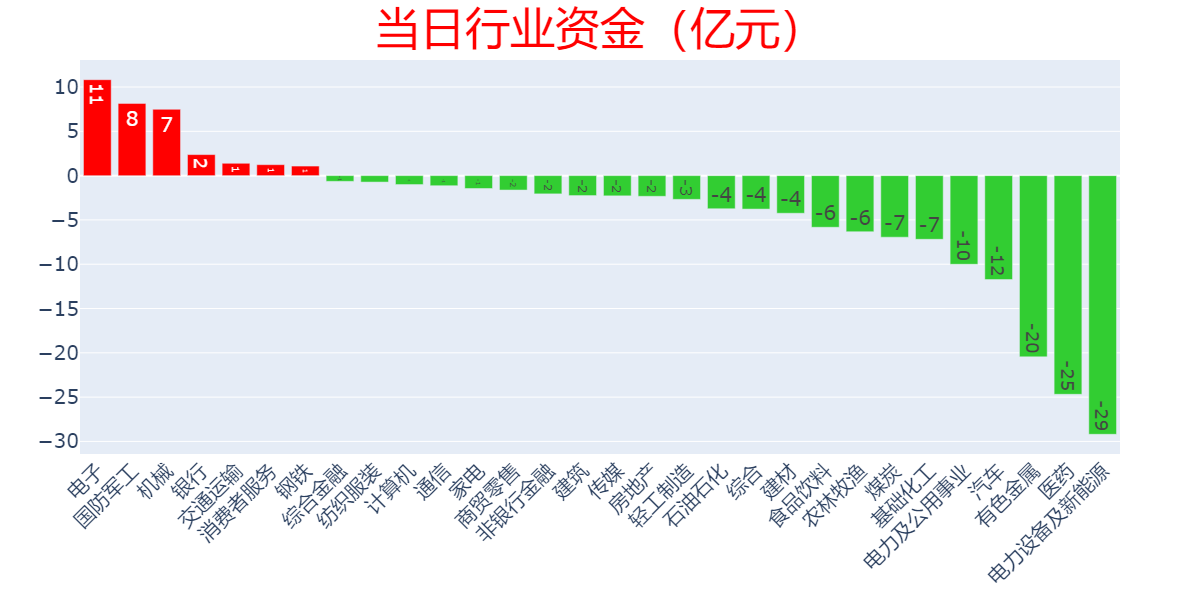

The script that drew this image:
# -*- coding: utf-8 -*-

from EmQuantAPI import *
from datetime import timedelta, datetime
import time as _time
import traceback
from datetime import *
import numpy as np
import pandas as pd
import xlrd
import plotly_express as px

def mainCallback(quantdata):
    """
    mainCallback 是主回调函数，可捕捉如下错误
    在start函数第三个参数位传入，该函数只有一个为c.EmQuantData类型的参数quantdata
    :param quantdata:c.EmQuantData
    :return:
    """
    print ("mainCallback",str(quantdata))
    #登录掉线或者 登陆数达到上线（即登录被踢下线） 这时所有的服务都会停止
    if str(quantdata.ErrorCode) == "10001011" or str(quantdata.ErrorCode) == "10001009":
        print ("Your account is disconnect. You can force login automatically here if you need.")
    #行情登录验证失败（每次连接行情服务器时需要登录验证）或者行情流量验证失败时，会取消所有订阅，用户需根据具体情况处理
    elif str(quantdata.ErrorCode) == "10001021" or str(quantdata.ErrorCode) == "10001022":
        print ("Your all csq subscribe have stopped.")
    #行情服务器断线自动重连连续6次失败（1分钟左右）不过重连尝试还会继续进行直到成功为止，遇到这种情况需要确认两边的网络状况
    elif str(quantdata.ErrorCode) == "10002009":
        print ("Your all csq subscribe have stopped, reconnect 6 times fail.")
    # 行情订阅遇到一些错误(这些错误会导致重连，错误原因通过日志输出，统一转换成EQERR_QUOTE_RECONNECT在这里通知)，正自动重连并重新订阅,可以做个监控
    elif str(quantdata.ErrorCode) == "10002012":
        print ("csq subscribe break on some error, reconnect and request automatically.")
    # 资讯服务器断线自动重连连续6次失败（1分钟左右）不过重连尝试还会继续进行直到成功为止，遇到这种情况需要确认两边的网络状况
    elif str(quantdata.ErrorCode) == "10002014":
        print ("Your all cnq subscribe have stopped, reconnect 6 times fail.")
    # 资讯订阅遇到一些错误(这些错误会导致重连，错误原因通过日志输出，统一转换成EQERR_INFO_RECONNECT在这里通知)，正自动重连并重新订阅,可以做个监控
    elif str(quantdata.ErrorCode) == "10002013":
        print ("cnq subscribe break on some error, reconnect and request automatically.")
    # 资讯登录验证失败（每次连接资讯服务器时需要登录验证）或者资讯流量验证失败时，会取消所有订阅，用户需根据具体情况处理
    elif str(quantdata.ErrorCode) == "10001024" or str(quantdata.ErrorCode) == "10001025":
        print("Your all cnq subscribe have stopped.")
    else:
        pass

def startCallback(message):
    print("[EmQuantAPI Python]", message)
    return 1
def csqCallback(quantdata):
    """
    csqCallback 是csq订阅时提供的回调函数模板。该函数只有一个为c.EmQuantData类型的参数quantdata
    :param quantdata:c.EmQuantData
    :return:
    """
    print ("csqCallback,", str(quantdata))

def cstCallBack(quantdata):
    '''
    cstCallBack 是日内跳价服务提供的回调函数模板
    '''
    for i in range(0, len(quantdata.Codes)):
        length = len(quantdata.Dates)
        for it in quantdata.Data.keys():
            print(it)
            for k in range(0, length):
                for j in range(0, len(quantdata.Indicators)):
                    print(quantdata.Data[it][j * length + k], " ",end = "")
                print()
def cnqCallback(quantdata):
    """
    cnqCallback 是cnq订阅时提供的回调函数模板。该函数只有一个为c.EmQuantData类型的参数quantdata
    :param quantdata:c.EmQuantData
    :return:
    """
    # print ("cnqCallback,", str(quantdata))
    print("cnqCallback,")
    for code in quantdata.Data:
        total = len(quantdata.Data[code])
        for k in range(0, len(quantdata.Data[code])):
            print(quantdata.Data[code][k])

try:
    #调用登录函数（激活后使用，不需要用户名密码）
    loginResult = c.start("ForceLogin=1", '', mainCallback)
    if(loginResult.ErrorCode != 0):
        print("login in fail")
        exit()


    date = (date.today() + timedelta(days = -0)).strftime("%Y-%m-%d")

    data=c.css("CI005001.CI,CI005002.CI,CI005003.CI,CI005004.CI,CI005005.CI,CI005006.CI,CI005007.CI,CI005008.CI,CI005009.CI,CI005010.CI,CI005011.CI,CI005012.CI,CI005013.CI,CI005014.CI,CI005015.CI,CI005016.CI,CI005017.CI,CI005018.CI,CI005019.CI,CI005020.CI,CI005021.CI,CI005022.CI,CI005023.CI,CI005024.CI,CI005025.CI,CI005026.CI,CI005027.CI,CI005028.CI,CI005029.CI,CI005030.CI","NAME,NETINFLOW","TradeDate="+date+",AdjustFlag=1,Ispandas=1")
    data = data.sort_values(by="NETINFLOW",ascending=False)
    data.to_excel(r'C:\xyzy\1lhjr\2clzb\hyzj.xls')

#退出
    data = logoutResult = c.stop()
except Exception as ee:
    print("error >>>",ee)
    traceback.print_exc()
else:
    print("demo end")

data = xlrd.open_workbook(r'C:\xyzy\1lhjr\2clzb\hyzj.xls')
table = data.sheets()[0]
x1=[]   
cap1 = table.col_values(2)
for i in range(1,31):
    x1.append(cap1[i].strip("申万一级指数"))
y1=[]   
cap2 = table.col_values(3)
for i in range(1,31):
    y1.append((float(cap2[i])/100000000))
fig = px.bar(data,x=x1,y=y1,text=y1)
fig.update_traces(texttemplate='%{text:.0f}',textposition='inside',marker=dict(color=np.where(np.array(y1)>0,'red','limegreen'))) 
fig.update_layout(width=1200,height=600,title={'text': "当日行业资金（亿元）",'y':0.98,'x':0.5,'xanchor': 'center','yanchor': 'top'},title_font_size=45,font_size=20,title_font_color='red',xaxis_tickangle=-45,showlegend=False,xaxis_title=None,yaxis_title=None)
fig.write_image(r'C:\xyzy\1lhjr\2clzb\hyzj.png')
